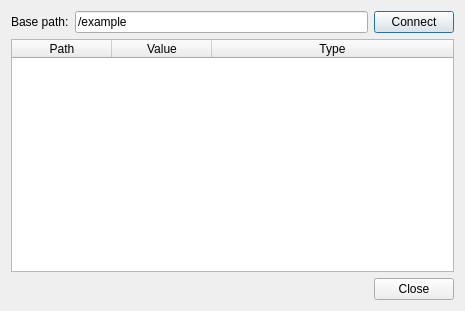
<?xml version="1.0" encoding="UTF-8"?>
<ui version="4.0">
 <class>SubscriberDialog</class>
 <widget class="QDialog" name="SubscriberDialog">
  <property name="geometry">
   <rect>
    <x>0</x>
    <y>0</y>
    <width>465</width>
    <height>311</height>
   </rect>
  </property>
  <property name="windowTitle">
   <string>Subscriber</string>
  </property>
  <layout class="QVBoxLayout" name="verticalLayout">
   <item>
    <layout class="QHBoxLayout" name="horizontalLayout">
     <item>
      <widget class="QLabel" name="label">
       <property name="text">
        <string>Base path:</string>
       </property>
      </widget>
     </item>
     <item>
      <widget class="QLineEdit" name="basePath">
       <property name="sizePolicy">
        <sizepolicy hsizetype="MinimumExpanding" vsizetype="Fixed">
         <horstretch>0</horstretch>
         <verstretch>0</verstretch>
        </sizepolicy>
       </property>
       <property name="text">
        <string>/example</string>
       </property>
      </widget>
     </item>
     <item>
      <widget class="QPushButton" name="connectButton">
       <property name="text">
        <string>Connect</string>
       </property>
      </widget>
     </item>
    </layout>
   </item>
   <item>
    <widget class="QTableWidget" name="values">
     <attribute name="horizontalHeaderDefaultSectionSize">
      <number>100</number>
     </attribute>
     <attribute name="horizontalHeaderStretchLastSection">
      <bool>true</bool>
     </attribute>
     <attribute name="verticalHeaderVisible">
      <bool>false</bool>
     </attribute>
     <attribute name="verticalHeaderVisible">
      <bool>false</bool>
     </attribute>
     <column>
      <property name="text">
       <string>Path</string>
      </property>
     </column>
     <column>
      <property name="text">
       <string>Value</string>
      </property>
     </column>
     <column>
      <property name="text">
       <string>Type</string>
      </property>
     </column>
    </widget>
   </item>
   <item>
    <widget class="QDialogButtonBox" name="buttonBox">
     <property name="orientation">
      <enum>Qt::Horizontal</enum>
     </property>
     <property name="standardButtons">
      <set>QDialogButtonBox::Close</set>
     </property>
    </widget>
   </item>
  </layout>
 </widget>
 <resources/>
 <connections>
  <connection>
   <sender>buttonBox</sender>
   <signal>accepted()</signal>
   <receiver>SubscriberDialog</receiver>
   <slot>accept()</slot>
   <hints>
    <hint type="sourcelabel">
     <x>248</x>
     <y>254</y>
    </hint>
    <hint type="destinationlabel">
     <x>157</x>
     <y>274</y>
    </hint>
   </hints>
  </connection>
  <connection>
   <sender>buttonBox</sender>
   <signal>rejected()</signal>
   <receiver>SubscriberDialog</receiver>
   <slot>reject()</slot>
   <hints>
    <hint type="sourcelabel">
     <x>316</x>
     <y>260</y>
    </hint>
    <hint type="destinationlabel">
     <x>286</x>
     <y>274</y>
    </hint>
   </hints>
  </connection>
 </connections>
</ui>
